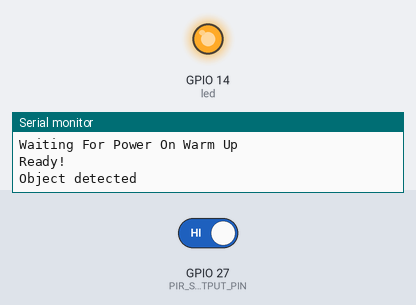
Recording of a sketch running on a simulated ESP32. On the bench: output pins drawn as LEDs (lit = HIGH), the last lines printed to the serial monitor. Inputs (shaded band) come from the test bench; at power-on: GPIO 27 (PIR_SENSOR_OUTPUT_PIN) HIGH.

Above: at 6.2 s.
6.3 s: GPIO 27 (PIR_SENSOR_OUTPUT_PIN) driven LOW
At 11.0 s:
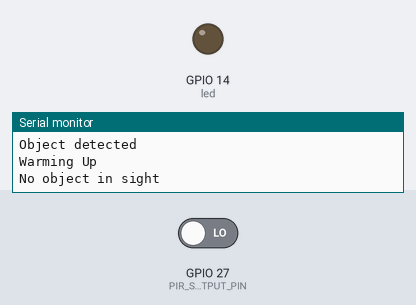
11.5 s: GPIO 27 (PIR_SENSOR_OUTPUT_PIN) driven HIGH
At 15.2 s:
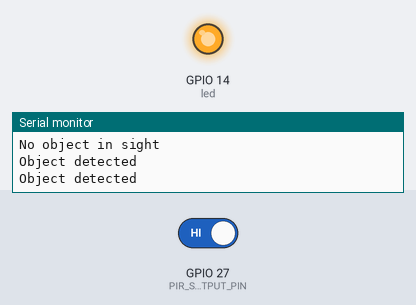
Timing chart, 0 to 16.7 s (numbered marks = the images above; inputs shaded):
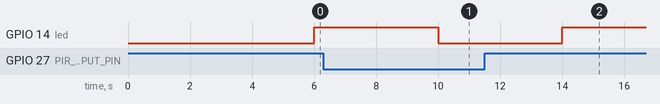

The sketch:

pir_motion_sensor_example.ino
```cpp
const int PIR_SENSOR_OUTPUT_PIN = 27;  /* PIR sensor O/P pin */
int warm_up;
#define led 14

void setup() {
  pinMode(PIR_SENSOR_OUTPUT_PIN, INPUT);
  pinMode(led, OUTPUT);
  Serial.begin(115200); /* Define baud rate for serial communication */
  Serial.println("Waiting For Power On Warm Up");
  delay(5000); /* Power On Warm Up Delay */
  Serial.println("Ready!");
}

void loop() {
  pinMode(PIR_SENSOR_OUTPUT_PIN, INPUT);
  int sensor_output;
  sensor_output = digitalRead(PIR_SENSOR_OUTPUT_PIN);
  if( sensor_output == LOW )
  {
    if( warm_up == 1 )
     {
      Serial.print("Warming Up\n\n");
      warm_up = 0;
      delay(2000);
    }
    Serial.print("No object in sight\n\n");
    delay(1000);
    digitalWrite(led, LOW);  // turn the LED on (HIGH is the voltage level)
    delay(1000);
  }
  else
  {
    Serial.print("Object detected\n\n");
    warm_up = 1;
    delay(1000);
    digitalWrite(led, HIGH);  // turn the LED on (HIGH is the voltage level)
    delay(1000);
  }
}
```

Measured:
- after the input at 6.3 s, GPIO 14 (led): HIGH → LOW after 3.7 s
- after the input at 11.5 s, GPIO 14 (led): LOW → HIGH after 2.5 s
